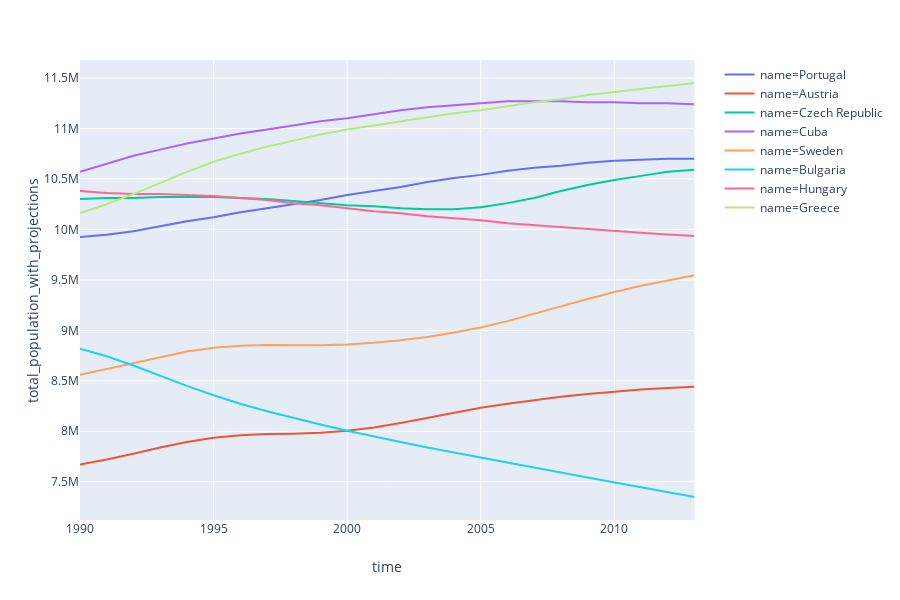

The notebook cell this image was saved under:
### Code cell
fig = px.line(
    data[data.name.isin(['Czech Republic', 'Sweden', 'Austria', 'Bulgaria', 'Hungary', 'Portugal', 'Cuba', 'Greece'])],
    color="name",
    x="time",
    y="total_population_with_projections",
)
fig.show()

### Figure 1 — Plotly figure (JSON) as saved in the notebook; plotly's stock layout.template omitted (floating-point values rounded to 4 significant figures)
{"data": [{"hoverlabel": {"namelength": 0}, "hovertemplate": "name=Portugal<br>time=%{x}<br>total_population_with_projections=%{y}", "legendgroup": "name=Portugal", "line": {"color": "#636efa", "dash": "solid"}, "mode": "lines", "name": "name=Portugal", "showlegend": true, "type": "scatter", "x": [1990, 1991, 1992, 1993, 1994, 1995, 1996, 1997, 1998, 1999, 2000, 2001, 2002, 2003, 2004, 2005, 2006, 2007, 2008, 2009, 2010, 2011, 2012, 2013], "xaxis": "x", "y": [9925000, 9946000, 9982000, 10030000, 10080000, 10120000, 10170000, 10210000, 10250000, 10290000, 10340000, 10380000, 10420000, 10470000, 10510000, 10540000, 10580000, 10610000, 10630000, 10660000, 10680000, 10690000, 10700000, 10700000], "yaxis": "y"}, {"hoverlabel": {"namelength": 0}, "hovertemplate": "name=Austria<br>time=%{x}<br>total_population_with_projections=%{y}", "legendgroup": "name=Austria", "line": {"color": "#EF553B", "dash": "solid"}, "mode": "lines", "name": "name=Austria", "showlegend": true, "type": "scatter", "x": [1990, 1991, 1992, 1993, 1994, 1995, 1996, 1997, 1998, 1999, 2000, 2001, 2002, 2003, 2004, 2005, 2006, 2007, 2008, 2009, 2010, 2011, 2012, 2013], "xaxis": "x", "y": [7671000, 7720000, 7778000, 7840000, 7894000, 7936000, 7960000, 7972000, 7976000, 7985000, 8005000, 8038000, 8083000, 8134000, 8186000, 8232000, 8273000, 8310000, 8342000, 8370000, 8394000, 8413000, 8429000, 8441000], "yaxis": "y"}, {"hoverlabel": {"namelength": 0}, "hovertemplate": "name=Czech Republic<br>time=%{x}<br>total_population_with_projections=%{y}", "legendgroup": "name=Czech Republic", "line": {"color": "#00cc96", "dash": "solid"}, "mode": "lines", "name": "name=Czech Republic", "showlegend": true, "type": "scatter", "x": [1990, 1991, 1992, 1993, 1994, 1995, 1996, 1997, 1998, 1999, 2000, 2001, 2002, 2003, 2004, 2005, 2006, 2007, 2008, 2009, 2010, 2011, 2012, 2013], "xaxis": "x", "y": [10300000, 10310000, 10310000, 10320000, 10320000, 10320000, 10310000, 10300000, 10280000, 10260000, 10240000, 10230000, 10210000, 10200000, 10200000, 10220000, 10260000, 10310000, 10380000, 10440000, 10490000, 10530000, 10570000, 10590000], "yaxis": "y"}, {"hoverlabel": {"namelength": 0}, "hovertemplate": "name=Cuba<br>time=%{x}<br>total_population_with_projections=%{y}", "legendgroup": "name=Cuba", "line": {"color": "#ab63fa", "dash": "solid"}, "mode": "lines", "name": "name=Cuba", "showlegend": true, "type": "scatter", "x": [1990, 1991, 1992, 1993, 1994, 1995, 1996, 1997, 1998, 1999, 2000, 2001, 2002, 2003, 2004, 2005, 2006, 2007, 2008, 2009, 2010, 2011, 2012, 2013], "xaxis": "x", "y": [10570000, 10650000, 10730000, 10790000, 10850000, 10900000, 10950000, 10990000, 11030000, 11070000, 11100000, 11140000, 11180000, 11210000, 11230000, 11250000, 11270000, 11270000, 11270000, 11260000, 11260000, 11250000, 11250000, 11240000], "yaxis": "y"}, {"hoverlabel": {"namelength": 0}, "hovertemplate": "name=Sweden<br>time=%{x}<br>total_population_with_projections=%{y}", "legendgroup": "name=Sweden", "line": {"color": "#FFA15A", "dash": "solid"}, "mode": "lines", "name": "name=Sweden", "showlegend": true, "type": "scatter", "x": [1990, 1991, 1992, 1993, 1994, 1995, 1996, 1997, 1998, 1999, 2000, 2001, 2002, 2003, 2004, 2005, 2006, 2007, 2008, 2009, 2010, 2011, 2012, 2013], "xaxis": "x", "y": [8559000, 8617000, 8679000, 8739000, 8790000, 8827000, 8847000, 8854000, 8853000, 8852000, 8860000, 8877000, 8902000, 8935000, 8978000, 9029000, 9091000, 9161000, 9237000, 9311000, 9380000, 9441000, 9495000, 9546000], "yaxis": "y"}, {"hoverlabel": {"namelength": 0}, "hovertemplate": "name=Bulgaria<br>time=%{x}<br>total_population_with_projections=%{y}", "legendgroup": "name=Bulgaria", "line": {"color": "#19d3f3", "dash": "solid"}, "mode": "lines", "name": "name=Bulgaria", "showlegend": true, "type": "scatter", "x": [1990, 1991, 1992, 1993, 1994, 1995, 1996, 1997, 1998, 1999, 2000, 2001, 2002, 2003, 2004, 2005, 2006, 2007, 2008, 2009, 2010, 2011, 2012, 2013], "xaxis": "x", "y": [8819000, 8743000, 8651000, 8550000, 8450000, 8357000, 8273000, 8198000, 8130000, 8067000, 8006000, 7948000, 7893000, 7840000, 7789000, 7739000, 7690000, 7640000, 7591000, 7543000, 7494000, 7446000, 7398000, 7349000], "yaxis": "y"}, {"hoverlabel": {"namelength": 0}, "hovertemplate": "name=Hungary<br>time=%{x}<br>total_population_with_projections=%{y}", "legendgroup": "name=Hungary", "line": {"color": "#FF6692", "dash": "solid"}, "mode": "lines", "name": "name=Hungary", "showlegend": true, "type": "scatter", "x": [1990, 1991, 1992, 1993, 1994, 1995, 1996, 1997, 1998, 1999, 2000, 2001, 2002, 2003, 2004, 2005, 2006, 2007, 2008, 2009, 2010, 2011, 2012, 2013], "xaxis": "x", "y": [10380000, 10360000, 10350000, 10350000, 10340000, 10330000, 10310000, 10290000, 10260000, 10240000, 10210000, 10180000, 10160000, 10130000, 10110000, 10090000, 10060000, 10040000, 10020000, 10000000, 9984000, 9966000, 9950000, 9934000], "yaxis": "y"}, {"hoverlabel": {"namelength": 0}, "hovertemplate": "name=Greece<br>time=%{x}<br>total_population_with_projections=%{y}", "legendgroup": "name=Greece", "line": {"color": "#B6E880", "dash": "solid"}, "mode": "lines", "name": "name=Greece", "showlegend": true, "type": "scatter", "x": [1990, 1991, 1992, 1993, 1994, 1995, 1996, 1997, 1998, 1999, 2000, 2001, 2002, 2003, 2004, 2005, 2006, 2007, 2008, 2009, 2010, 2011, 2012, 2013], "xaxis": "x", "y": [10160000, 10250000, 10350000, 10460000, 10570000, 10670000, 10750000, 10820000, 10880000, 10940000, 10990000, 11030000, 11070000, 11110000, 11150000, 11180000, 11220000, 11260000, 11290000, 11330000, 11360000, 11390000, 11420000, 11450000], "yaxis": "y"}], "layout": {"height": 600, "legend": {"tracegroupgap": 0}, "margin": {"t": 60}, "xaxis": {"anchor": "y", "domain": [0, 0.98], "title": {"text": "time"}}, "yaxis": {"anchor": "x", "domain": [0, 1], "title": {"text": "total_population_with_projections"}}}}
